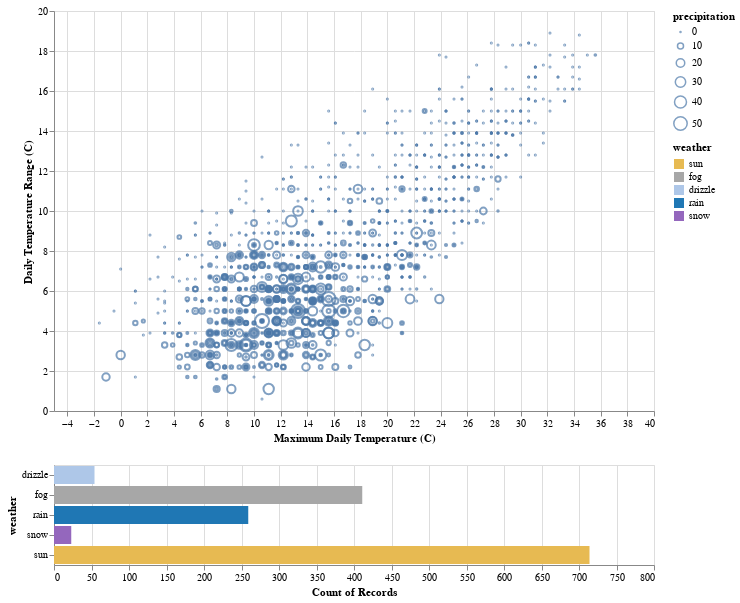

Notebook source saved alongside this figure:
### Code cell
""" ==============================================
=== You can modify the code starting from here ===
============================================== """

points = alt.Chart().mark_point().encode(
    alt.X('temp_max:Q', title='Maximum Daily Temperature (C)'),
    alt.Y('temp_range:Q', title='Daily Temperature Range (C)'),
    size=alt.Size('precipitation:Q', scale=alt.Scale(range=[1, 200]))
).transform_calculate(
    "temp_range", "datum.temp_max - datum.temp_min"
).properties(
    width=600,
    height=400
)

bars = alt.Chart().mark_bar().encode(
    x='count()',
    y='weather:N',
    color=alt.Color('weather:N', scale=scale),
).transform_calculate(
    "temp_range", "datum.temp_max - datum.temp_min"
).properties(
    width=600
)

alt.vconcat(points, bars, data=source)

### Figure 1 — Vega-Lite specification as saved in the notebook (floating-point values rounded to 4 significant figures; data arrays with more than 128 entries replaced by an {"elided": "..."} marker saying what was removed)
{"config": {"view": {"continuousWidth": 300, "continuousHeight": 300}}, "vconcat": [{"mark": {"type": "point"}, "encoding": {"size": {"field": "precipitation", "scale": {"range": [1, 200]}, "type": "quantitative"}, "x": {"field": "temp_max", "title": "Maximum Daily Temperature (C)", "type": "quantitative"}, "y": {"field": "temp_range", "title": "Daily Temperature Range (C)", "type": "quantitative"}}, "height": 400, "transform": [{"calculate": "datum.temp_max - datum.temp_min", "as": "temp_range"}], "width": 600}, {"mark": {"type": "bar"}, "encoding": {"color": {"field": "weather", "scale": {"domain": ["sun", "fog", "drizzle", "rain", "snow"], "range": ["#e7ba52", "#a7a7a7", "#aec7e8", "#1f77b4", "#9467bd"]}, "type": "nominal"}, "x": {"aggregate": "count", "type": "quantitative"}, "y": {"field": "weather", "type": "nominal"}}, "transform": [{"calculate": "datum.temp_max - datum.temp_min", "as": "temp_range"}], "width": 600}], "data": {"name": "data-6881b3c76720a51ecae2e2fb5659aff4"}, "$schema": "https://vega.github.io/schema/vega-lite/v5.17.0.json", "datasets": {"data-6881b3c76720a51ecae2e2fb5659aff4": {"elided": "1461 records"}}}
